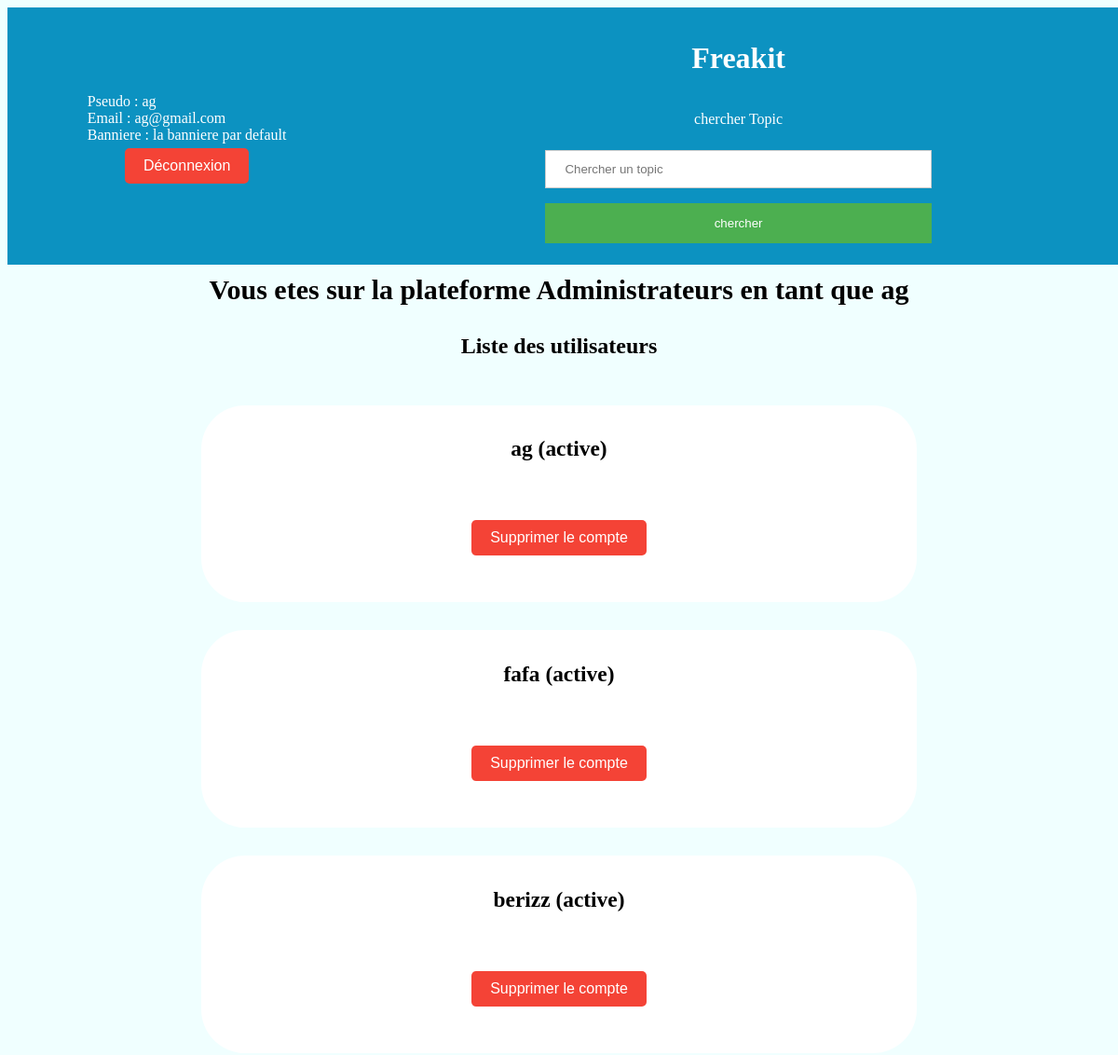
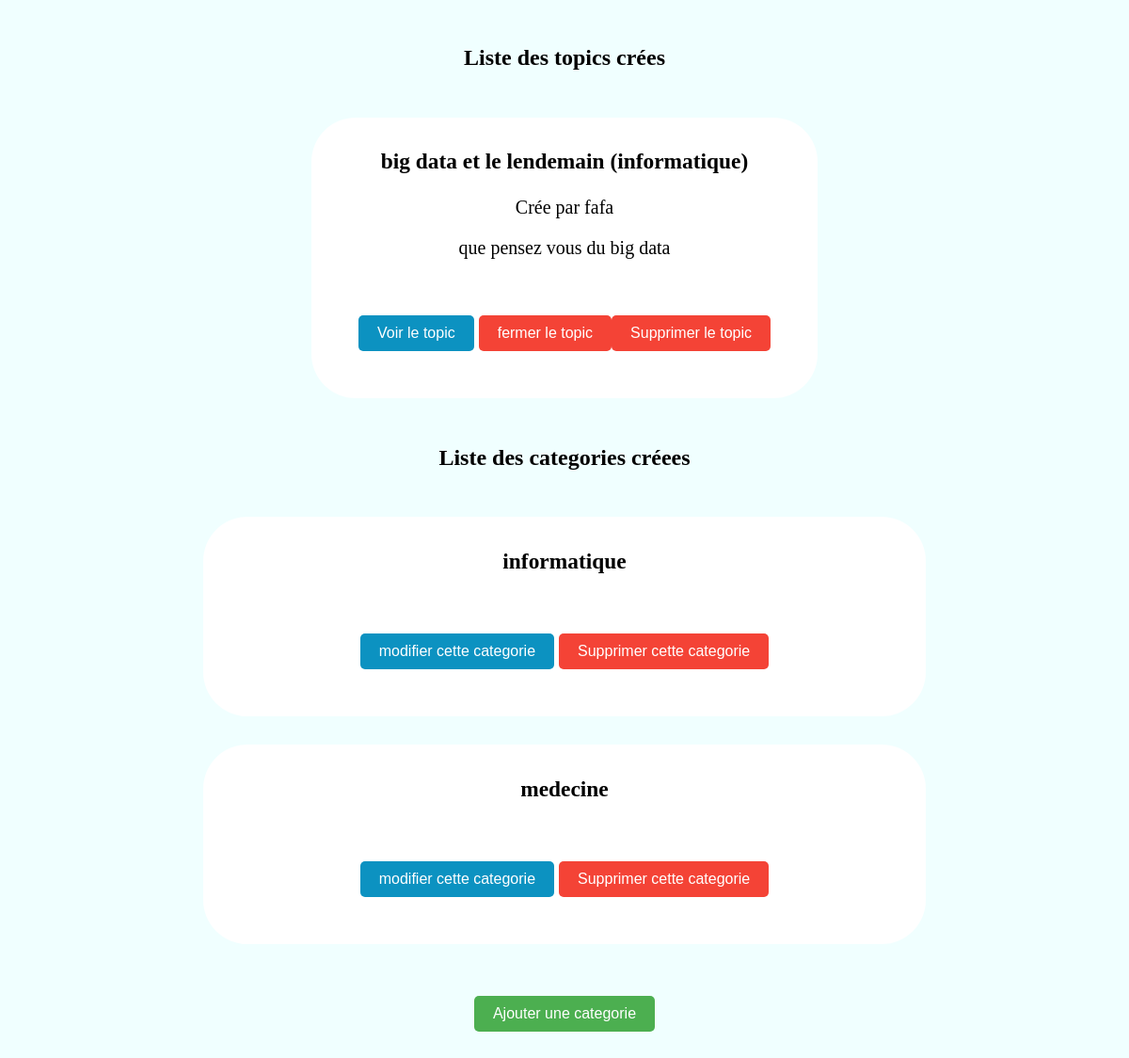
Screenshot of /administrateur.php (signed in) with the database file from the repository (2 pictures, top to bottom).
### tables this page shows
CREATE TABLE IF NOT EXISTS `utilisateurs` (
  `id` int(11) NOT NULL AUTO_INCREMENT,
  `pseudo` varchar(255) NOT NULL,
  `mail` varchar(55) NOT NULL,
  `password` varchar(255) NOT NULL,
  `date_naissance` date NOT NULL,
  `role` varchar(55) NOT NULL DEFAULT 'Utilisateurs',
  `banniere` text NOT NULL,
  `statut` varchar(55) NOT NULL DEFAULT 'active',
  PRIMARY KEY (`id`)
);

CREATE TABLE IF NOT EXISTS `topic` (
  `id` int(11) NOT NULL AUTO_INCREMENT,
  `pseudo` varchar(255) NOT NULL,
  `categorie` varchar(255) NOT NULL,
  `titre` varchar(255) NOT NULL,
  `message` text NOT NULL,
  `etat` varchar(255) NOT NULL DEFAULT 'ouvert',
  `date` datetime NOT NULL DEFAULT CURRENT_TIMESTAMP,
  PRIMARY KEY (`id`)
);

CREATE TABLE IF NOT EXISTS `categorie` (
  `id` int(11) NOT NULL AUTO_INCREMENT,
  `nom` varchar(255) NOT NULL,
  PRIMARY KEY (`id`)
);

### administrateur.php (the view, shortened to what this page needs)
<!DOCTYPE html>
<html>
<head>
    <link rel='stylesheet' type='text/css' media='screen' href='style.css'>
</head>
<body>
    <div class="header">
        <div class="left_header">
            <div class="user_information">
                <span> Pseudo : <?php echo $_SESSION['pseudo'];?> </span>
                <span> Email : <?php echo $_SESSION['email'];?> </span>
                <span> Banniere : <?php echo $_SESSION['banniere'];?> </span>
            </div>
            <div class="action_button">
                <a href="deconnexion.php">
                    <button class="logout-btn">
                        <i class="fas fa-sign-out-alt"></i> Déconnexion
                    </button>
                </a>
            </div>
        </div>
        <div class="right_header">
            <h1>Freakit</h1>
            <p>chercher Topic</p>
            <form action="chercher_topic" style="width: 50%;" method="post">
            <input type="text" id="chercher" placeholder="Chercher un topic" name="chercher" required>
                <br>
            <input type="submit" value="chercher">
            </form>
        </div>
    </div>
    <div class="main">
            <div class="title">
                Vous etes sur la plateforme Administrateurs en tant que <?php echo $_SESSION['pseudo']?>
            </div>
            <h2> Liste des utilisateurs </h2>
            <div class="topic_parent">
                <?php
                include 'bd.php';
                $requete = "SELECT * FROM utilisateurs";
                $resultat = $conn->query($requete);
                if ($resultat) {
                    if ($resultat->num_rows > 0) {
                        while ($row = $resultat->fetch_assoc()) {
                            echo '
                            <div class="topic_enfant">
                                <h3>'. $row['pseudo'] .' ('. $row['statut'] .') </h3>
                                <div class="buttons_actions">
                                    <a href="supprimer_compte.php?id='. $row['id'] .'">
                                        <button class="logout-btn">
                                            Supprimer le compte
                                        </button>
                                    </a>
                                </div>
                            </div>';
                        }
                    }
                    else{
                        echo '0 topic';
                    }
                }?>
            </div>
            <h2> Liste des topics crées </h2>
            <div class="topic_parent">
                <?php
                include 'bd.php';
                $requete = "SELECT * FROM topic";
                $resultat = $conn->query($requete);
                if ($resultat) {
                    if ($resultat->num_rows > 0) {
                        while ($row = $resultat->fetch_assoc()) {
                            echo '
                            <div class="topic_enfant">
                                <h3>'. $row['titre'] .' ('. $row['categorie'] .') </h3>
                                <span class="createur">Crée par '. $row['pseudo'] .'</span>
                                <p> '. $row['message'] .'
                                </p>
                                <div class="buttons_actions">
                                    <a href="message.php?id='. $row['id'] .'&pseudo='. $row['pseudo'] .'&titre='. $row['titre'] .'&message='. $row['message'] .'&date='. $row['date'] .'&etat='. $row['etat'] .'">
                                        <button class="btn">
                                            Voir le topic
                                        </button>
                                    </a>
                                    <a href="fermer_topic.php?id='. $row['id'] .'">
                                        <button class="logout-btn">
                                            fermer le topic
                                        </button>
                                    </a>
                                    <a href="supprimer_topic.php?id='. $row['id'] .'">
                                        <button class="logout-btn">
                                            Supprimer le topic
                                        </button>
                                    </a>
                                </div>
                            </div>';
                        }
                    }
                    else{
                        echo '0 topic';
                    }
                }?>
            </div>
            <h2> Liste des categories créees </h2>
            <div class="topic_parent">
                <?php
                include 'bd.php';
                $requete = "SELECT * FROM categorie";
                $resultat = $conn->query($requete);
                if ($resultat) {
                    if ($resultat->num_rows > 0) {
                        while ($row = $resultat->fetch_assoc()) {
                            echo '
                            <div class="topic_enfant">
                                <h3>'. $row['nom'] .'  </h3>
                                <div class="buttons_actions">
                                    <a href="modifier_categorie.php?id='. $row['id'] .'">
                                        <button class="btn">
                                            modifier cette categorie
                                        </button>
                                    </a>
                                    <a href="supprimer_categorie.php?id='. $row['id'] .'">
                                        <button class="logout-btn">
                                            Supprimer cette categorie
                                        </button>
                                    </a>
                                </div>
                            </div>';
                        }
                    }
                    else{
                        echo '0 topic';
                    }
                }?>
                <div class="buttons_actions">
                <a href="ajouter_categorie.php">
                    <button class="ajouter_topic">
                        Ajouter une categorie
                    </button>
                </a>
            </div>
            </div>
    </div>
</body>
</html>

### style.css (style rules this page uses)
body { background-color: azure; display: block; }
form { margin: 0 auto; width: 300px; }
input, select, textarea { width: 100%; padding: 12px 20px; margin: 8px 0; display: inline-block; border: 1px solid #ccc; box-sizing: border-box; }
input[type="submit"] { background-color: #4CAF50; color: white; padding: 14px 20px; margin: 8px 0; border: none; cursor: pointer; width: 100%; }
.main { display: flex; flex-direction: column; align-items: center; justify-content: center; width: 70%; margin: 0 auto; }
.header { display: flex; flex-direction: row; padding: 15px; background-color: #0c92c1; color: white; width: 100%; justify-content: space-between; align-items: center; }
.left_header { display: flex; flex-direction: column; width: 30%; align-items: center; }
.right_header { display: flex; flex-direction: column; width: 70%; align-items: center; }
.user_information { display: flex; flex-direction: column; margin: 5px; }
.logout-btn { display: inline-block; padding: 10px 20px; font-size: 16px; border: none; border-radius: 5px; background-color: #f44336; color: #fff; cursor: pointer; transition: background-color 0.3s ease; }
.title { text-align: center; padding: 10px; font-size: 30px; font-weight: 700; }
.topic_parent { display: flex; justify-content: space-around; font-size: 20px; margin: 15px; flex-wrap: wrap; }
.topic_enfant { display: flex; flex-direction: column; align-items: center; margin: 15px; background-color: white; border-radius: 47px; padding: 10px; width: 100%; }
.ajouter_topic { display: inline-block; padding: 10px 20px; font-size: 16px; border: none; border-radius: 5px; background-color: #4CAF50; color: #fff; cursor: pointer; transition: background-color 0.3s ease; }
.buttons_actions { display: flex; flex-direction: row; justify-content: space-around; align-items: center; margin: 40px; }
.btn { border-radius: 5px; background-color: #0c92c1; color: #fff; cursor: pointer; transition: background-color 0.3s ease; margin-right: 5px; display: inline-block; padding: 10px 20px; font-size: 16px; border: none; }

### rows the page displays
utilisateurs: pseudo "ag", statut "active"
utilisateurs: pseudo "fafa", statut "active"
utilisateurs: pseudo "berizz", statut "active"
topic: titre "big data et le lendemain", categorie "informatique", pseudo "fafa", message "que pensez vous du big data"
categorie: nom "informatique"
categorie: nom "medecine"

### other values shown
$_SESSION['pseudo'] "ag"
$_SESSION['email'] "ag@gmail.com"
$_SESSION['banniere'] "la banniere par default"
